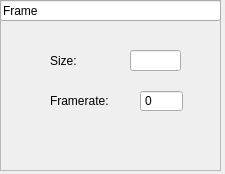
<?xml version="1.0" encoding="UTF-8"?>
<ui version="4.0">
 <class>DefProp</class>
 <widget class="QWidget" name="DefProp">
  <property name="enabled">
   <bool>true</bool>
  </property>
  <property name="geometry">
   <rect>
    <x>0</x>
    <y>0</y>
    <width>225</width>
    <height>174</height>
   </rect>
  </property>
  <property name="windowTitle">
   <string>Form</string>
  </property>
  <widget class="QFrame" name="frame">
   <property name="geometry">
    <rect>
     <x>0</x>
     <y>0</y>
     <width>221</width>
     <height>171</height>
    </rect>
   </property>
   <property name="frameShape">
    <enum>QFrame::StyledPanel</enum>
   </property>
   <property name="frameShadow">
    <enum>QFrame::Plain</enum>
   </property>
   <widget class="QLineEdit" name="lineEdit_2">
    <property name="geometry">
     <rect>
      <x>0</x>
      <y>0</y>
      <width>221</width>
      <height>21</height>
     </rect>
    </property>
    <property name="cursor">
     <cursorShape>UpArrowCursor</cursorShape>
    </property>
    <property name="text">
     <string>Frame</string>
    </property>
    <property name="readOnly">
     <bool>true</bool>
    </property>
   </widget>
   <widget class="QLineEdit" name="lineEdit">
    <property name="geometry">
     <rect>
      <x>130</x>
      <y>50</y>
      <width>51</width>
      <height>21</height>
     </rect>
    </property>
    <property name="readOnly">
     <bool>true</bool>
    </property>
   </widget>
   <widget class="QLabel" name="label_2">
    <property name="geometry">
     <rect>
      <x>50</x>
      <y>50</y>
      <width>47</width>
      <height>21</height>
     </rect>
    </property>
    <property name="text">
     <string>Size:</string>
    </property>
   </widget>
   <widget class="QLabel" name="label">
    <property name="geometry">
     <rect>
      <x>50</x>
      <y>90</y>
      <width>61</width>
      <height>21</height>
     </rect>
    </property>
    <property name="text">
     <string>Framerate:</string>
    </property>
   </widget>
   <widget class="QSpinBox" name="spinBox">
    <property name="geometry">
     <rect>
      <x>140</x>
      <y>90</y>
      <width>43</width>
      <height>22</height>
     </rect>
    </property>
    <property name="readOnly">
     <bool>true</bool>
    </property>
    <property name="buttonSymbols">
     <enum>QAbstractSpinBox::NoButtons</enum>
    </property>
   </widget>
  </widget>
 </widget>
 <resources/>
 <connections/>
</ui>
